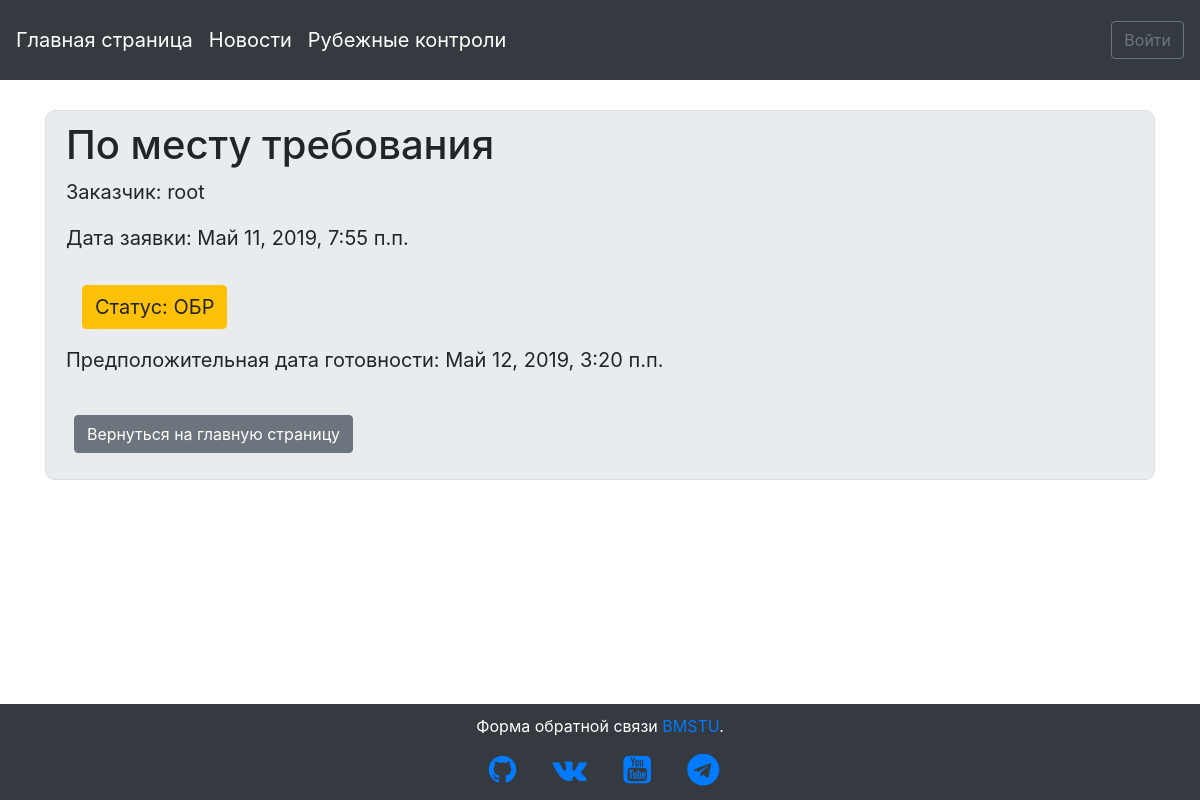
Page /orders/1/ on the earlier database version.
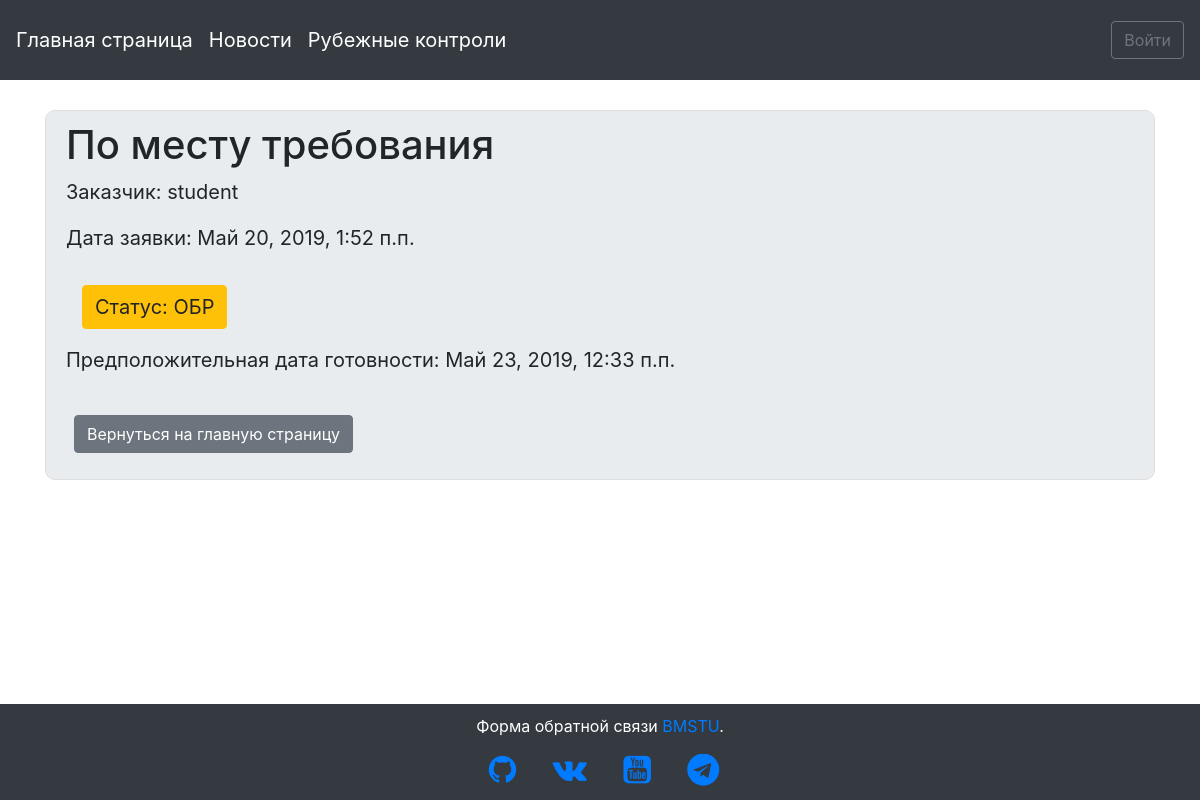
Same page on the later database version.
### orders/models.py (models this page shows, shortened)
class Order(models.Model):
    READY = 'ГТВ'
    WIP = 'ОБР'
    STATUS_CHOICES = (
        (READY, 'Готово'),
        (WIP, 'Обработка')
    )
    status = models.CharField(max_length=3,
        choices=STATUS_CHOICES,
        default=WIP,
        verbose_name='Статус заявки'
    )
    title = models.CharField(max_length=255, verbose_name="Комментарий")
    date = models.DateTimeField(auto_now_add=True, verbose_name='Дата создания')
    pred_date_rdy = models.DateTimeField(verbose_name='Предварительная дата готовности', default=(now() + timedelta(days=3)))
    author = models.ForeignKey(
        settings.AUTH_USER_MODEL,
        on_delete=models.CASCADE,
        verbose_name = "Заказчик"
    )

### users/models.py (models this page shows)
class CustomUser(AbstractUser):
    date_of_birth = models.DateTimeField(verbose_name='Дата рождения', default=date.today)
    full_name = models.CharField(max_length=255, verbose_name='ФИО', null=True)
    phone_no = models.CharField(max_length=255, verbose_name='Контактный телефон', default='+7-499-555-55-55')
    STUDENT = 'СТ'
    TEACHER = 'ПР'
    ROLE_CHOICES = (
        (STUDENT, 'Студент'),
        (TEACHER, 'Преподаватель')
    )
    user_role = models.CharField(max_length=2,
        choices=ROLE_CHOICES,
        default=STUDENT,
        verbose_name='Роль пользователя'
    )
    IU1 = 'ИУ1'
    IU2 = 'ИУ2'
    IU3 = 'ИУ3'
    IU4 = 'ИУ4'
    IU5 = 'ИУ5'
    IU6 = 'ИУ6'
    IU7 = 'ИУ7'
    IU8 = 'ИУ8'
    STUDENT_GROUP_CHOICES = (
        (IU1, 'ИУ-1'),
        (IU2, 'ИУ-2'),
        (IU3, 'ИУ-3'),
        (IU4, 'ИУ-4'),
        (IU5, 'ИУ-5'),
        (IU6, 'ИУ-6'),
        (IU7, 'ИУ-7'),
        (IU8, 'ИУ-8')
    )
    student_group = models.CharField(max_length=3,
        choices=STUDENT_GROUP_CHOICES,
        verbose_name='Группа студента',
        default=IU6
    )
    """
    if user_role == STUDENT:
        user_group = ForeignKey(
        Student_group,
        on_delete=models.CASCADE,
        verbose_name = "Группа студента"
    )
    """
    def __str__(self):
        return self.username

### orders/views.py (the view, shortened to what this page needs)
# urls.py: path('<int:pk>/', views.OrderDetailView.as_view(), name='order_detail'),
class OrderDetailView(DetailView):
    model = Order
    template_name = 'order_detail.html'

### templates/order_detail.html (shortened to what this page needs)
{% extends 'base.html' %}
{% block content %}
  <div class="content-section" style="height: 100%;">
      <div class="media-body">
        <h2 class="account-heading">{{ object.title }}</h2>
        <p class="text-body">Заказчик: {{ object.author }}</p>
        <p class="text-body">Дата заявки: {{ object.date }}</p>
        {% if object.status == 'ГТВ' %}
          <p class="text-body btn btn-success m-3">Статус: {{ object.status }}</p>
        {% else %}
          <p class="text-body btn btn-warning m-3">Статус: {{ object.status }}</p>
        {% endif %}
        <p class="text-body">Предположительная дата готовности: {{ object.pred_date_rdy }}</p>
      </div>
      <br>
      <p><a class="btn btn-secondary ml-2" href="{% url 'home' %}">Вернуться на главную страницу</a></p>
  </div>
{% endblock content %}

Differences in the rows shown:
changed Order "По месту требования": author "root" → "student"; date "Май 11, 2019, 7:55 п.п." → "Май 20, 2019, 1:52 п.п."; pred_date_rdy "Май 12, 2019, 3:20 п.п." → "Май 23, 2019, 12:33 п.п."
